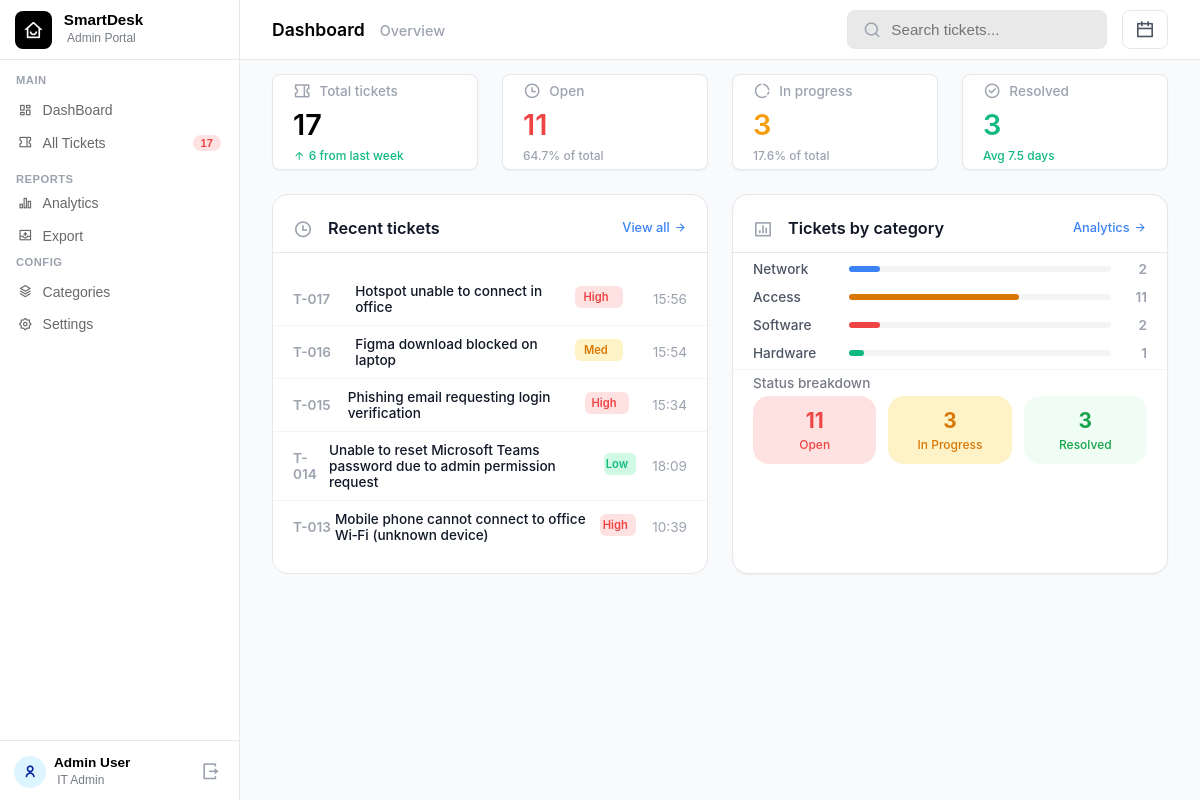
The app's page /admin-dashboard (signed in) with its own data.
### main.py (models this page shows)
class Ticket(db.Model):
    id = db.Column(db.Integer, primary_key=True)
    email = db.Column(db.String(100), nullable=False)
    title = db.Column(db.String(200), nullable=False)
    description = db.Column(db.Text, nullable=False)
    category = db.Column(db.String(50), nullable=False)
    priority = db.Column(db.String(20), nullable=False)
    status = db.Column(db.String(20), nullable=False, default='Open')
    created_at = db.Column(db.DateTime, default=datetime.now)
    proceeding_started = db.Column(db.DateTime, nullable=True)
    resolved_at = db.Column(db.DateTime, nullable=True)
    session_id = db.Column(db.String(100), nullable=True)

### main.py (the view)
@app.route("/admin-dashboard")
def admin_dashboard():
    if session.get('role') != 'admin':
        return redirect(url_for('admin_login'))
    status_filter = request.args.get('status')
    category_filter = request.args.get('category')
    priority_filter = request.args.get('priority')
    query = Ticket.query
    if status_filter:
        query = query.filter(Ticket.status == status_filter)
    if category_filter:
        query = query.filter(Ticket.category == category_filter)
    if priority_filter:
        query = query.filter(Ticket.priority == priority_filter)
    filtered_tickets = query.all()
    global_total = Ticket.query.count()
    global_open = Ticket.query.filter_by(status='Open').count()
    global_progress = Ticket.query.filter_by(status='In Progress').count()
    global_resolved = Ticket.query.filter_by(status='Resolved').count()
    seven_days_ago = datetime.now() - timedelta(days=7)
    recent_raised_count = Ticket.query.filter(Ticket.created_at >= seven_days_ago).count()
    open_pct = round((global_open / global_total * 100), 1) if global_total > 0 else 0
    progress_pct = round((global_progress / global_total * 100), 1) if global_total > 0 else 0
    categories_to_track = [
        ('Network', 'network'),
        ('Software', 'software'),
        ('Hardware', 'hardware'),
        ('Access', 'access')
    ]
    cat_analytics = {}
    for display_name, key in categories_to_track:
        count = Ticket.query.filter_by(category=display_name).count()
        percentage = (count / global_total * 100) if global_total > 0 else 0
        cat_analytics[key] = {
            'count': count,
            'pct': round(percentage, 1)
        }
    resolved_list = Ticket.query.filter(Ticket.status == 'Resolved', Ticket.resolved_at != None).all()
    if resolved_list:
        total_seconds = sum([(t.resolved_at - t.created_at).total_seconds() for t in resolved_list])
        avg_seconds = total_seconds / len(resolved_list)
        avg_days = round(avg_seconds / 86400, 1)
        avg_res_time = f"{avg_days} days"
    else:
        avg_res_time = "0.0 days"
    top_five = Ticket.query.order_by(Ticket.created_at.desc()).limit(5).all()
    return render_template (
        "AdminDashBoard.html",
        total=global_total,
        open=global_open,
        progress=global_progress,
        resolved=global_resolved,
        open_pct=open_pct,
        progress_pct=progress_pct,
        recent_count=recent_raised_count,
        avg_res_time=avg_res_time,
        cat_stats=cat_analytics,
        tickets=filtered_tickets,
        recent_tickets=top_five
    )

### templates/AdminDashBoard.html
{% extends "AdminSideMacron.html" %}
{% block extra_css %}
<link rel="stylesheet" href="{{ url_for('static', filename='css/AdminDashBoard.css') }}">
{% endblock %}
{% block content %}
<div class="dashboard-wrapper">
    <div class="dash-header">
        <div class="dash-title">
            <h2>Dashboard</h2>
            <span class="subtitle">Overview</span>
        </div>
        <div class="dash-actions">
            <div class="search-bar">
                <i class="ri-search-line"></i>
                <input type="text" placeholder="Search tickets...">
            </div>
            <button class="btn-icon">
                <i class="ri-calendar-line"></i>
            </button>
        </div>
    </div>
    <div class="four-box-container">
        <div class="stat-box">
            <div class="stat-title">
                <i class="ri-coupon-2-line"></i>
                <p>Total tickets</p>
            </div>
            <span class="numerical-value">{{ total }}</span>
            <span class="stat-subtext text-green"><i class="ri-arrow-up-line"></i> {{ recent_count }} from last week</span>
        </div>
        <div class="stat-box">
            <div class="stat-title">
                <i class="ri-time-line"></i>
                <p>Open</p>
            </div>
            <span class="numerical-value text-red">{{ open }}</span>
            <span class="stat-subtext">{{ open_pct }}% of total</span>
        </div>
        <div class="stat-box">
            <div class="stat-title">
                <i class="ri-donut-chart-line"></i>
                <p>In progress</p>
            </div>
            <span class="numerical-value text-orange">{{ progress }}</span>
            <span class="stat-subtext">{{ progress_pct }}% of total</span>
        </div>
        <div class="stat-box">
            <div class="stat-title">
                <i class="ri-checkbox-circle-line"></i>
                <p>Resolved</p>
            </div>
            <span class="numerical-value text-green">{{ resolved }}</span>
            <span class="stat-subtext text-green">Avg {{ avg_res_time }}</span>
        </div>
    </div>
    <div class="bottom-sections-container">
        <div class="recent-tickets-card">
            <div class="section-header">
      <div class="header-title">
        <i class="ri-time-line"></i>
        <h3>Recent tickets</h3>
     </div>
     <a href="{{ url_for('myticketadminside') }}" class="view-all">View all <i class="ri-arrow-right-line"></i></a>
     </div>
            <div class="ticket-list">
                {% for ticket in recent_tickets %}
                <div class="ticket-row">
                    <span class="ticket-id">T-{{ "%03d" | format(ticket.id) }}</span>
                    <span class="ticket-title">{{ ticket.title }}</span>
                    {% if ticket.priority == 'High' %}
                    <span class="badge high-priority">High</span>
                    {% elif ticket.priority == 'Medium' %}
                    <span class="badge med-priority">Med</span>
                    {% else %}
                    <span class="badge low-priority">Low</span>
                    {% endif %}
                    <span class="ticket-time">{{ ticket.created_at.strftime('%H:%M') }}</span>
                </div>
                {% endfor %}
            </div>
        </div>
        <div class="analytics-card">
            <div class="section-header">
    <div class="header-title">
        <i class="ri-bar-chart-box-line"></i>
        <h3>Tickets by category</h3>
    </div>
    <a href="{{ url_for('admin_analytics') }}" class="view-all">Analytics <i class="ri-arrow-right-line"></i></a>
</div>
            <div class="category-list">
                <div class="cat-row">
                    <span class="cat-name">Network</span>
                    <div class="progress-bar-bg">
                        <div class="progress-fill bg-blue" style="--dynamic-width: {{ cat_stats['network']['pct'] }}%;">
                        </div>
                    </div>
                    <span class="cat-count">{{ cat_stats['network']['count'] }}</span>
                </div>
                <div class="cat-row">
                    <span class="cat-name">Access</span>
                    <div class="progress-bar-bg">
                        <div class="progress-fill bg-orange"
                            style="--dynamic-width: {{ cat_stats['access']['pct'] }}%;"></div>
                    </div>
                    <span class="cat-count">{{ cat_stats['access']['count'] }}</span>
                </div>
                <div class="cat-row">
                    <span class="cat-name">Software</span>
                    <div class="progress-bar-bg">
                        <div class="progress-fill bg-red" style="--dynamic-width: {{ cat_stats['software']['pct'] }}%;">
                        </div>
                    </div>
                    <span class="cat-count">{{ cat_stats['software']['count'] }}</span>
                </div>
                <div class="cat-row">
                    <span class="cat-name">Hardware</span>
                    <div class="progress-bar-bg">
                        <div class="progress-fill bg-green"
                            style="--dynamic-width: {{ cat_stats['hardware']['pct'] }}%;"></div>
                    </div>
                    <span class="cat-count">{{ cat_stats['hardware']['count'] }}</span>
                </div>
            </div>
            <div class="divider"></div>
            <span class="status-breakdown-title">Status breakdown</span>
            <div class="status-cards-container">
                <div class="s-card s-open">
                    <h4>{{ open }}</h4>
                    <p>Open</p>
                </div>
                <div class="s-card s-progress">
                    <h4>{{ progress }}</h4>
                    <p>In Progress</p>
                </div>
                <div class="s-card s-resolved">
                    <h4>{{ resolved }}</h4>
                    <p>Resolved</p>
                </div>
            </div>
        </div>
    </div>
</div>
{% endblock %}

### static/css/AdminSideMacron.css (style rules this page uses)
body { margin: 0; font-family: 'Inter', system-ui, -apple-system, BlinkMacSystemFont, "Segoe UI", Roboto, sans-serif; }
.badge { background-color: #fee2e2; color: #ef4444; font-size: 0.7rem; font-weight: 600; padding: 2px 6px; border-radius: 10px; margin-right: 0px; width: 50px; display: flex; justify-content: center; margin-left: 1850px; margin-top: -39px; }

### records on screen
Ticket: id "017", title "Hotspot unable to connect in office", priority "High", created_at "15:56"
Ticket: id "016", title "Figma download blocked on laptop", priority "Med", created_at "15:54"
Ticket: id "015", title "Phishing email requesting login verification", priority "High", created_at "15:34"
Ticket: id "014", title "Unable to reset Microsoft Teams password due to admin permission request", priority "Low", created_at "18:09"
Ticket: id "013", title "Mobile phone cannot connect to office Wi‑Fi (unknown device)", priority "High", created_at "10:39"

### other values on screen
{{ total }} "17"
{{ recent_count }} "6"
{{ open }} "11"
{{ open_pct }} "64.7"
{{ progress }} "3"
{{ progress_pct }} "17.6"
{{ resolved }} "3"
{{ avg_res_time }} "7.5 days"
{{ cat_stats['network']['count'] }} "2"
{{ cat_stats['access']['count'] }} "11"
{{ cat_stats['software']['count'] }} "2"
{{ cat_stats['hardware']['count'] }} "1"
